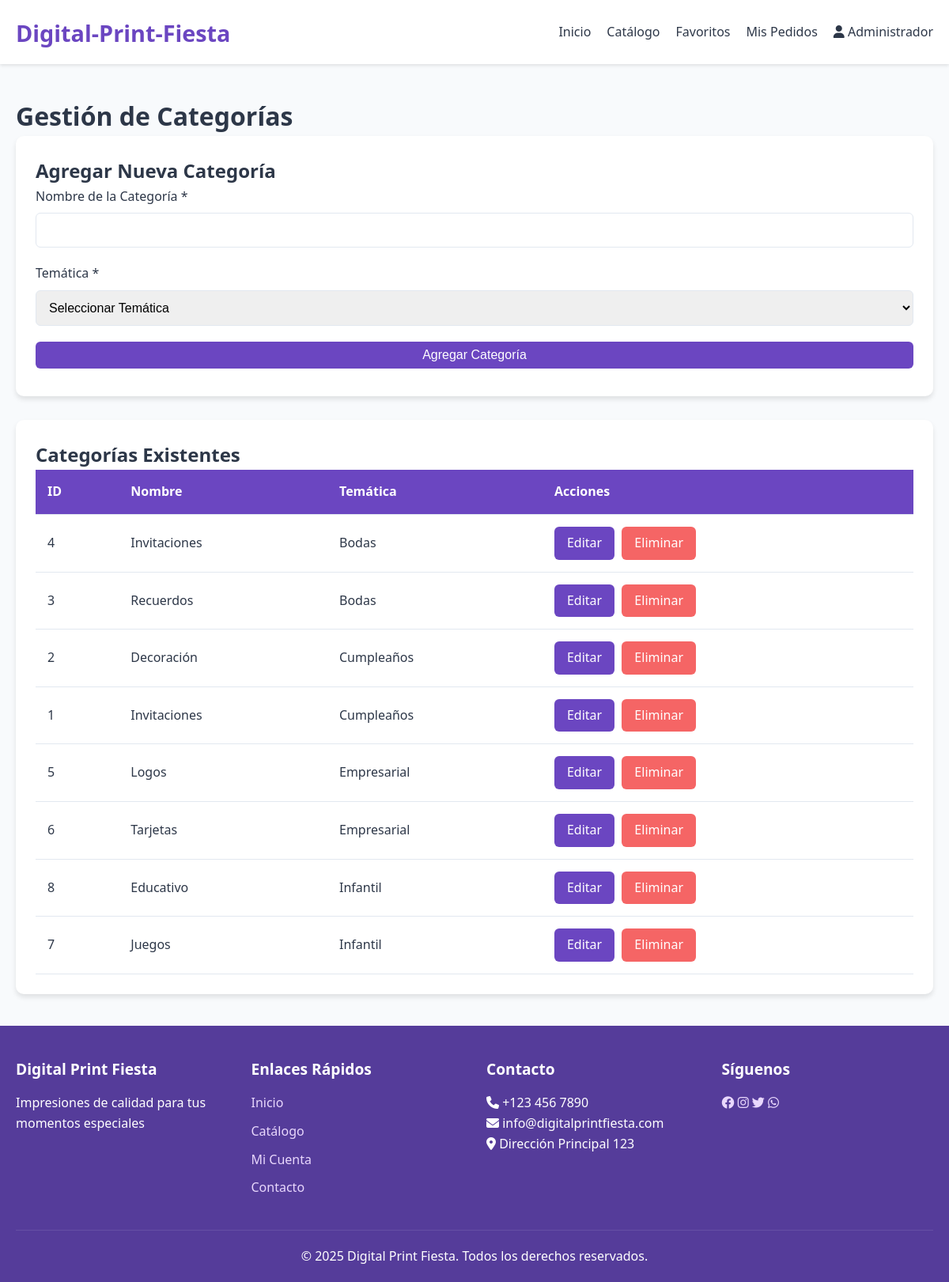
The page /admin/categories.php (signed in) on the database its author committed.
### tables this page shows
CREATE TABLE categorias (
    id INT AUTO_INCREMENT PRIMARY KEY,
    nombre VARCHAR(100) NOT NULL,
    tematica_id INT NOT NULL,
    FOREIGN KEY (tematica_id) REFERENCES tematicas(id) ON DELETE CASCADE
);

CREATE TABLE tematicas (
    id INT AUTO_INCREMENT PRIMARY KEY,
    nombre VARCHAR(100) NOT NULL,
    imagen VARCHAR(255) NOT NULL
);

### includes/functions.php (called while the page is built, shortened)
<?php
function isLoggedIn() {
    return isset($_SESSION['user_id']);
}
?>

### admin/categories.php (the view, shortened to what this page needs)
<?php
require_once '../includes/functions.php';
$database = new Database();
$db = $database->getConnection();
$query = "SELECT c.*, t.nombre as tematica_nombre
          FROM categorias c
          LEFT JOIN tematicas t ON c.tematica_id = t.id
          ORDER BY t.nombre, c.nombre";
$categorias = $db->query($query)->fetchAll(PDO::FETCH_ASSOC);
include '../includes/header.php';
?>
<div class="admin-container">
    <h1>Gestión de Categorías</h1>
    <div class="admin-form">
        <h2><?php echo isset($_GET['edit']) ? 'Editar Categoría' : 'Agregar Nueva Categoría'; ?></h2>
        <?php
        $editing = false;
        $categoria_edit = null;
        ?>
        <form method="POST">
            <div class="form-group">
                <label for="nombre">Nombre de la Categoría *</label>
                <input type="text" id="nombre" name="nombre" required
                       value="<?php echo $editing ? htmlspecialchars($categoria_edit['nombre']) : ''; ?>">
            </div>
            <div class="form-group">
                <label for="tematica_id">Temática *</label>
                <select id="tematica_id" name="tematica_id" required>
                    <option value="">Seleccionar Temática</option>
                </select>
            </div>
            <button type="submit" class="btn btn-block">
                <?php echo $editing ? 'Actualizar Categoría' : 'Agregar Categoría'; ?>
            </button>
        </form>
    </div>
    <div class="admin-list">
        <h2>Categorías Existentes</h2>
        <?php if (empty($categorias)): ?>
        <p>No hay categorías registradas.</p>
        <?php else: ?>
        <div class="table-responsive">
            <table class="admin-table">
                <thead>
                    <tr>
                        <th>ID</th>
                        <th>Nombre</th>
                        <th>Temática</th>
                        <th>Acciones</th>
                    </tr>
                </thead>
                <tbody>
                    <?php foreach ($categorias as $categoria): ?>
                    <tr>
                        <td><?php echo $categoria['id']; ?></td>
                        <td><?php echo htmlspecialchars($categoria['nombre']); ?></td>
                        <td><?php echo htmlspecialchars($categoria['tematica_nombre']); ?></td>
                        <td>
                            <a href="categories.php?edit=<?php echo $categoria['id']; ?>" class="btn">Editar</a>
                            <a href="categories.php?delete=<?php echo $categoria['id']; ?>"
                               class="btn btn-danger"
                               onclick="return confirm('¿Estás seguro de que quieres eliminar esta categoría?');">Eliminar</a>
                        </td>
                    </tr>
                    <?php endforeach; ?>
                </tbody>
            </table>
        </div>
        <?php endif; ?>
    </div>
</div>
<?php
include '../includes/footer.php';
?>

### includes/header.php (shortened to what this page needs)
<!DOCTYPE html>
<html lang="es">
<head>
    <link rel="stylesheet" href="<?php echo APP_URL; ?>/assets/css/style.css">
    <link rel="stylesheet" href="https://cdnjs.cloudflare.com/ajax/libs/font-awesome/6.4.0/css/all.min.css">
</head>
<body>
    <header>
        <div class="container">
            <div class="logo">
                <h1><a href="index.php">Digital-Print-Fiesta</a></h1>
            </div>
            <nav>
                <ul>
                    <li><a href="index.php">Inicio</a></li>
                    <li><a href="catalog.php">Catálogo</a></li>
                    <?php if (isLoggedIn()): ?>
                        <li><a href="favorites.php">Favoritos</a></li>
                        <li><a href="orders.php">Mis Pedidos</a></li>
                        <li class="user-menu">
                            <a href="#">
                                <i class="fas fa-user"></i> <?php echo htmlspecialchars($_SESSION['user_name']); ?>
                            </a>
                        </li>
                    <?php else: ?>
                        <li><a href="login.php"><i class="fas fa-sign-in-alt"></i> Iniciar Sesión</a></li>
                        <li><a href="register.php"><i class="fas fa-user-plus"></i> Registrarse</a></li>
                    <?php endif; ?>
                </ul>
            </nav>
        </div>
    </header>
    <main>

### includes/footer.php (shortened to what this page needs)
    </main>
    <footer>
        <div class="container">
            <div class="footer-content">
                <div class="footer-section">
                    <h3>Digital Print Fiesta</h3>
                    <p>Impresiones de calidad para tus momentos especiales</p>
                </div>
                <div class="footer-section">
                    <h3>Enlaces Rápidos</h3>
                    <ul>
                        <li><a href="index.php">Inicio</a></li>
                        <li><a href="catalog.php">Catálogo</a></li>
                        <li><a href="login.php">Mi Cuenta</a></li>
                        <li><a href="contact.php">Contacto</a></li>
                    </ul>
                </div>
                <div class="footer-section">
                    <h3>Contacto</h3>
                    <p><i class="fas fa-phone"></i> +123 456 7890</p>
                    <p><i class="fas fa-envelope"></i> info@digitalprintfiesta.com</p>
                    <p><i class="fas fa-map-marker-alt"></i> Dirección Principal 123</p>
                </div>
                <div class="footer-section">
                    <h3>Síguenos</h3>
                    <div class="social-links">
                        <a href="#"><i class="fab fa-facebook"></i></a>
                        <a href="#"><i class="fab fa-instagram"></i></a>
                        <a href="#"><i class="fab fa-twitter"></i></a>
                        <a href="#"><i class="fab fa-whatsapp"></i></a>
                    </div>
                </div>
            </div>
            <div class="footer-bottom">
                <p>&copy; <?php echo date('Y'); ?> Digital Print Fiesta. Todos los derechos reservados.</p>
            </div>
        </div>
    </footer>
</body>
</html>

### assets/css/style.css (style rules this page uses)
:root { --primary-color: #6b46c1; --primary-light: #805ad5; --primary-dark: #553c9a; --accent-color: #9f7aea; --light-color: #e9d8fd; --text-color: #2d3748; --background-color: #f8fafc; --white: #ffffff; --gray-light: #e2e8f0; --success-color: #48bb78; --error-color: #f56565; --warning-color: #ed8936; }
* { margin: 0; padding: 0; box-sizing: border-box; }
body { font-family: 'Segoe UI', Tahoma, Geneva, Verdana, sans-serif; line-height: 1.6; color: var(--text-color); background-color: var(--background-color); }
.container { width: 100%; max-width: 1200px; margin: 0 auto; padding: 0 20px; }
header { background-color: var(--white); box-shadow: 0 2px 4px rgba(0, 0, 0, 0.1); position: sticky; top: 0; z-index: 100; }
header .container { display: flex; justify-content: space-between; align-items: center; padding: 15px 20px; }
.logo h1 a { color: var(--primary-color); text-decoration: none; font-size: 1.8rem; font-weight: 700; }
nav ul { display: flex; list-style: none; gap: 20px; }
nav ul li a { color: var(--text-color); text-decoration: none; font-weight: 500; transition: color 0.3s; }
.user-menu { position: relative; }
main { padding: 20px 0; min-height: calc(100vh - 160px); }
.form-group { margin-bottom: 20px; }
.form-group label { display: block; margin-bottom: 8px; font-weight: 500; }
.form-group input, .form-group select, .form-group textarea { width: 100%; padding: 12px; border: 1px solid var(--gray-light); border-radius: 6px; font-size: 16px; transition: border-color 0.3s; }
.btn { display: inline-block; padding: 12px 24px; background-color: var(--primary-color); color: var(--white); border: none; border-radius: 6px; font-size: 16px; font-weight: 500; cursor: pointer; transition: background-color 0.3s; text-decoration: none; text-align: center; }
.btn-block { display: block; width: 100%; }
footer { background-color: var(--primary-dark); color: var(--white); padding: 40px 0 20px; }
.footer-content { display: grid; grid-template-columns: repeat(auto-fit, minmax(250px, 1fr)); gap: 30px; margin-bottom: 30px; }
.footer-section h3 { margin-bottom: 15px; font-size: 1.2rem; }
.footer-section ul { list-style: none; }
.footer-section ul li { margin-bottom: 10px; }
.footer-section a { color: var(--light-color); text-decoration: none; }
.footer-bottom { text-align: center; padding-top: 20px; border-top: 1px solid rgba(255, 255, 255, 0.1); }

### includes/header.php (style rules this page uses)
.user-menu { position: relative; }

### admin/categories.php (style rules this page uses)
.admin-container { padding: 20px; }
.admin-form { background: var(--white); border-radius: 10px; padding: 25px; margin-bottom: 30px; box-shadow: 0 4px 6px rgba(0, 0, 0, 0.1); }
.admin-list { background: var(--white); border-radius: 10px; padding: 25px; box-shadow: 0 4px 6px rgba(0, 0, 0, 0.1); }
.table-responsive { overflow-x: auto; }
.admin-table { width: 100%; border-collapse: collapse; }
.admin-table th, .admin-table td { padding: 15px; text-align: left; border-bottom: 1px solid var(--gray-light); }
.admin-table th { background-color: var(--primary-color); color: var(--white); font-weight: 600; }
.btn { display: inline-block; padding: 8px 16px; background-color: var(--primary-color); color: var(--white); border: none; border-radius: 6px; text-decoration: none; cursor: pointer; margin-right: 5px; }
.btn-danger { background-color: var(--error-color); color: white; }
.btn-block { display: block; width: 100%; margin-bottom: 10px; }

### rows shown on the page
categorias: id "4", nombre "Invitaciones", tematica.nombre "Bodas"
categorias: id "3", nombre "Recuerdos", tematica.nombre "Bodas"
categorias: id "2", nombre "Decoración", tematica.nombre "Cumpleaños"
categorias: id "1", nombre "Invitaciones", tematica.nombre "Cumpleaños"
categorias: id "5", nombre "Logos", tematica.nombre "Empresarial"
categorias: id "6", nombre "Tarjetas", tematica.nombre "Empresarial"
categorias: id "8", nombre "Educativo", tematica.nombre "Infantil"
categorias: id "7", nombre "Juegos", tematica.nombre "Infantil"

### other values the page prints
$_SESSION['user_name'] "Administrador"
